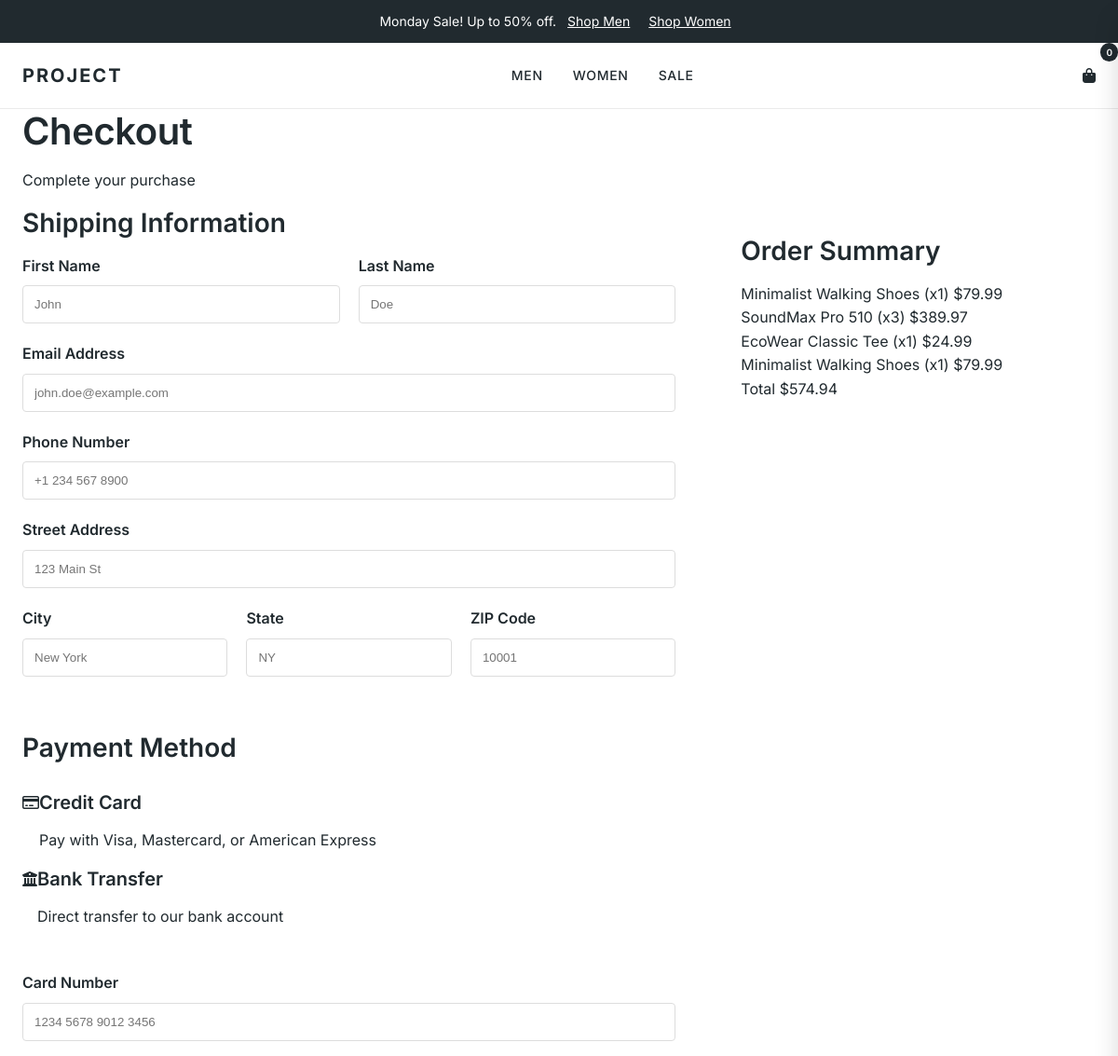
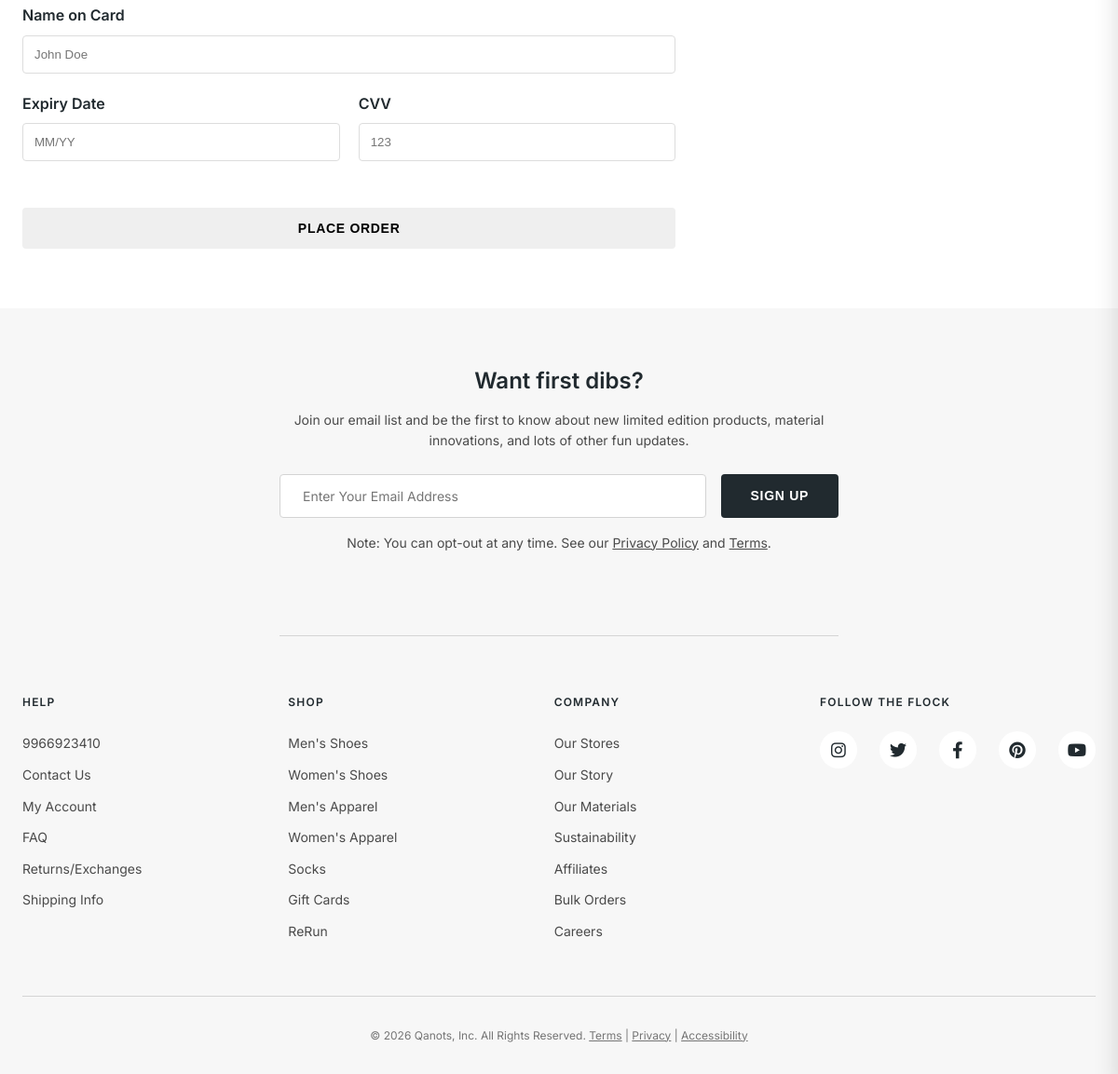
The app's page /checkout/ with its own data (2 pictures, top to bottom).
### main/models.py (models this page shows, shortened)
class Cart(models.Model):
    user = models.ForeignKey(User, on_delete=models.CASCADE,null=True, blank=True)  # Optional for guests
    session_key = models.CharField(max_length=40, null=True, blank=True)  # For guest carts
    product = models.ForeignKey(Product, on_delete=models.CASCADE)
    quantity = models.PositiveIntegerField(default=1)
    size = models.CharField(max_length=10, blank=True)
    color = models.CharField(max_length=50, blank=True)
    created_at = models.DateTimeField(auto_now_add=True)

class Product(models.Model):
    name = models.CharField(max_length=200)
    description = models.TextField()
    price = models.DecimalField(max_digits=10, decimal_places=2)
    category = models.ForeignKey(Category, on_delete=models.CASCADE)
    image = models.ImageField(upload_to='products/')  # Main image
    featured = models.BooleanField(default=False)
    rating = models.FloatField(default=0.0)
    created_at = models.DateTimeField(auto_now_add=True)
    material = models.CharField(max_length=100, blank=True, help_text="e.g., Leather, Canvas, Mesh")
    sole_type = models.CharField(max_length=100, blank=True, help_text="e.g., Rubber, EVA")
    weight = models.CharField(max_length=50, blank=True, help_text="e.g., 250g per shoe")
    is_water_resistant = models.BooleanField(default=False)
    care_instructions = models.TextField(blank=True)

### main/views.py (the view, shortened to what this page needs)
# urls.py: path('checkout/', views.checkout, name='checkout'),
def checkout(request):
    cart_items = get_cart_items(request)
    if not cart_items:
        return redirect('cart')
    total = sum(item.product.price * item.quantity for item in cart_items)
    addresses = []
    if request.user.is_authenticated:
        addresses = Address.objects.filter(user=request.user).order_by('-is_default', '-created_at')
    context = {
        'cart_items': cart_items,
        'total': total,
        'addresses': addresses,
    }
    return render(request, 'checkout.html', context)

### main/models.py (called while the page is built)
    @property
    def total_price(self):
        return self.product.price * self.quantity

### main/views.py (called while the page is built)
def get_cart_items(request):
    if request.user.is_authenticated:
        return Cart.objects.filter(user=request.user).select_related('product', 'product__category')
    else:
        if not request.session.session_key:
            request.session.create()
        session_key = request.session.session_key
        return Cart.objects.filter(session_key=session_key).select_related('product', 'product__category')

### main/templates/checkout.html (shortened to what this page needs)
{% extends 'base.html' %}
{% load static %}
{% block extra_css %}
<link rel="stylesheet" href="/static/css/checkout.css">
{% endblock %}
{% block content %}
<section class="checkout-section">
    <div class="container">
        <div class="section-title">
            <h2>Checkout</h2>
            <p>Complete your purchase</p>
        </div>
        <div class="checkout-container">
            <div class="checkout-form">
                <form method="POST" action="{% url 'checkout' %}">
                    <h3>Shipping Information</h3>
                    <div class="form-row">
                        <div class="form-group">
                            <label for="firstName">First Name</label>
                            <input type="text" name="first_name" id="firstName" class="form-control" placeholder="John"
                                required>
                        </div>
                        <div class="form-group">
                            <label for="lastName">Last Name</label>
                            <input type="text" name="last_name" id="lastName" class="form-control" placeholder="Doe"
                                required>
                        </div>
                    </div>
                    <div class="form-group">
                        <label for="email">Email Address</label>
                        <input type="email" name="email" id="email" class="form-control"
                            placeholder="john.doe@example.com" required>
                    </div>
                    <div class="form-group">
                        <label for="phone">Phone Number</label>
                        <input type="tel" name="phone" id="phone" class="form-control" placeholder="+1 234 567 8900"
                            required>
                    </div>
                    <div class="form-group">
                        <label for="address">Street Address</label>
                        <input type="text" name="address" id="address" class="form-control" placeholder="123 Main St"
                            required>
                    </div>
                    <div class="form-row">
                        <div class="form-group">
                            <label for="city">City</label>
                            <input type="text" name="city" id="city" class="form-control" placeholder="New York"
                                required>
                        </div>
                        <div class="form-group">
                            <label for="state">State</label>
                            <input type="text" name="state" id="state" class="form-control" placeholder="NY" required>
                        </div>
                        <div class="form-group">
                            <label for="zip">ZIP Code</label>
                            <input type="text" name="zip_code" id="zip" class="form-control" placeholder="10001"
                                required>
                        </div>
                    </div>
                    <h3 style="margin-top: 40px;">Payment Method</h3>
                    <div class="payment-methods">
                        <div class="payment-option active" onclick="selectPayment(this, 'credit-card')">
                            <div class="payment-icon">
                                <i class="far fa-credit-card"></i>
                            </div>
                            <div>
                                <h4>Credit Card</h4>
                                <p>Pay with Visa, Mastercard, or American Express</p>
                            </div>
                        </div>
                        <div class="payment-option" onclick="selectPayment(this, 'bank-transfer')">
                            <div class="payment-icon">
                                <i class="fas fa-university"></i>
                            </div>
                            <div>
                                <h4>Bank Transfer</h4>
                                <p>Direct transfer to our bank account</p>
                            </div>
                        </div>
                    </div>
                    <div id="credit-card-form">
                        <div class="form-row" style="margin-top: 30px;">
                            <div class="form-group">
                                <label for="cardNumber">Card Number</label>
                                <input type="text" id="cardNumber" class="form-control"
                                    placeholder="1234 5678 9012 3456">
                            </div>
                        </div>
                        <div class="form-row">
                            <div class="form-group">
                                <label for="cardName">Name on Card</label>
                                <input type="text" id="cardName" class="form-control" placeholder="John Doe">
                            </div>
                        </div>
                        <div class="form-row">
                            <div class="form-group">
                                <label for="expiry">Expiry Date</label>
                                <input type="text" id="expiry" class="form-control" placeholder="MM/YY">
                            </div>
                            <div class="form-group">
                                <label for="cvv">CVV</label>
                                <input type="text" id="cvv" class="form-control" placeholder="123">
                            </div>
                        </div>
                    </div>
                    <button type="submit" class="btn" style="width: 100%; text-align: center; margin-top: 30px;">Place
                        Order</button>
                </form>
            </div>
            <div class="checkout-summary">
                <h3>Order Summary</h3>
                {% for item in cart_items %}
                <div class="summary-row">
                    <span>{{ item.product.name }} (x{{ item.quantity }})</span>
                    <span>${{ item.total_price }}</span>
                </div>
                {% endfor %}
                <div class="summary-row summary-total">
                    <span>Total</span>
                    <span>${{ total }}</span>
                </div>
            </div>
        </div>
    </div>
</section>
{% endblock %}

### main/static/css/style.css (style rules this page uses)
:root { --color-white: #FFFFFF; --color-black: #212A2F; --color-gray-50: #F7F7F7; --color-gray-100: #EAEAEA; --color-gray-200: #D4D4D4; --color-gray-300: #9B9B9B; --color-gray-400: #757575; --color-gray-500: #4A4A4A; --color-earth-light: #F4F1EA; --color-earth-medium: #D4C5B0; --color-earth-dark: #8B7355; --color-green: #2D5016; --color-blue: #1E3A8A; --color-red: #DC2626; --font-primary: 'Inter', -apple-system, BlinkMacSystemFont, 'Segoe UI', sans-serif; --font-weight-light: 300; --font-weight-normal: 400; --font-weight-medium: 500; --font-weight-semibold: 600; --font-weight-bold: 700; --spacing-xs: 0.5rem; --spacing-sm: 1rem; --spacing-md: 1.5rem; --spacing-lg: 2rem; --spacing-xl: 3rem; --spacing-2xl: 4rem; --transition-fast: 0.2s ease; --transition-normal: 0.3s ease; --transition-slow: 0.5s ease; --radius-sm: 4px; --radius-md: 8px; --radius-lg: 12px; --shadow-sm: 0 1px 2px rgba(0, 0, 0, 0.05); --shadow-md: 0 4px 6px rgba(0, 0, 0, 0.07); --shadow-lg: 0 10px 15px rgba(0, 0, 0, 0.1); --shadow-xl: 0 20px 25px rgba(0, 0, 0, 0.15); }
* { margin: 0; padding: 0; box-sizing: border-box; }
html { font-size: 16px; scroll-behavior: smooth; }
body { font-family: var(--font-primary); font-weight: var(--font-weight-normal); color: var(--color-black); background-color: var(--color-white); line-height: 1.6; -webkit-font-smoothing: antialiased; -moz-osx-font-smoothing: grayscale; }
h1, h2, h3, h4, h5, h6 { font-weight: var(--font-weight-semibold); line-height: 1.2; margin-bottom: var(--spacing-sm); }
h2 { font-size: 2.5rem; letter-spacing: -0.01em; }
h3 { font-size: 1.75rem; }
h4 { font-size: 1.25rem; }
p { margin-bottom: var(--spacing-sm); }
.container { max-width: 1400px; margin: 0 auto; padding: 0 var(--spacing-md); }
.btn { display: inline-block; padding: 0.875rem 2rem; font-size: 0.875rem; font-weight: var(--font-weight-semibold); text-align: center; text-transform: uppercase; letter-spacing: 0.05em; border: none; border-radius: var(--radius-sm); cursor: pointer; transition: all var(--transition-normal); text-decoration: none; }

### main/static/css/checkout.css (style rules this page uses)
.checkout-container { display: flex; gap: 40px; }
.checkout-form { flex: 2; }
.checkout-summary { flex: 1; background-color: var(--light); padding: 30px; border-radius: 8px; height: fit-content; }
.form-group { margin-bottom: 20px; }
.form-group label { display: block; margin-bottom: 8px; font-weight: 600; }
.form-control { width: 100%; padding: 12px; border: 1px solid #ddd; border-radius: 4px; }
.form-row { display: flex; gap: 20px; }
.form-row .form-group { flex: 1; }
.payment-methods { margin-top: 30px; }
.payment-option { display: flex; }

### records on screen
Cart: product.name "Minimalist Walking Shoes", quantity "1", total_price "79.99"
Cart: product.name "SoundMax Pro 510", quantity "3", total_price "389.97"
Cart: product.name "EcoWear Classic Tee", quantity "1", total_price "24.99"
Cart: product.name "Minimalist Walking Shoes", quantity "1", total_price "79.99"

### other values on screen
{{ total }} "574.94"
